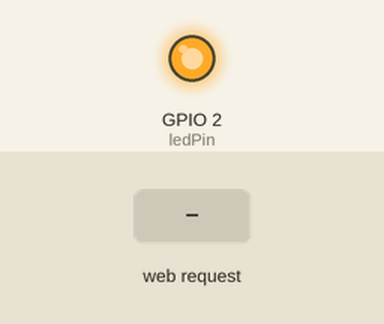
Recording of a sketch running on a simulated ESP8266 (NodeMCU). Parts: output pins drawn as LEDs (lit = HIGH). Inputs (shaded band) come from the test bench. WiFi joins after 1.5 s; servers stay silent unless stated; what the sketch prints to the serial monitor is not drawn.

Above: at 2.7 s.
2.8 s: HTTP request GET /LED=OFF received
At 3.6 s:
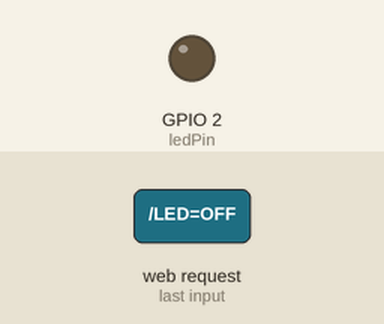
4.3 s: HTTP request GET /LED=ON received
At 4.7 s:
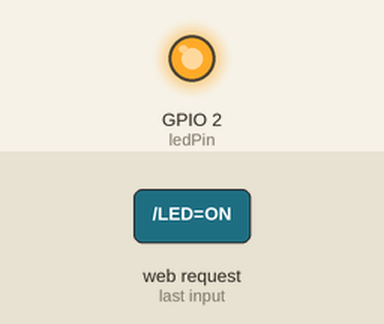
Timing chart, 0 to 7.3 s (numbered marks = the images above; inputs shaded):
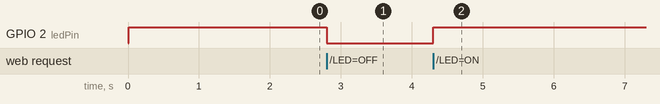

Measured:
- after the input at 2.8 s, GPIO 2 (ledPin): HIGH → LOW at once
- after the input at 4.3 s, GPIO 2 (ledPin): LOW → HIGH at once

The sketch:

sketch_apr16a.ino
```cpp
#include <ESP8266WiFi.h>

const char* ssid = "TP-LINK_home";
const char* password = "vital_uta";

int ledPin = 2; // GPIO2
WiFiServer server(80);

void setup() {
  Serial.begin(115200);
  delay(10);


  pinMode(ledPin, OUTPUT);
  digitalWrite(ledPin, HIGH);

  // Connect to WiFi network
  Serial.println();
  Serial.println();
  Serial.print("Connecting to ");
  Serial.println(ssid);

  WiFi.begin(ssid, password);

  while (WiFi.status() != WL_CONNECTED) {
    delay(500);
    Serial.print(".");
  }
  Serial.println("");
  Serial.println("WiFi connected");

  // Start the server
  server.begin();
  Serial.println("Server started");

  // Print the IP address
  Serial.print("Use this URL to connect: ");
  Serial.print("http://");
  Serial.print(WiFi.localIP());
  Serial.println("/");

}

void loop() {
  // Check if a client has connected
  WiFiClient client = server.available();
  if (!client) {
    return;
  }

  // Wait until the client sends some data
  Serial.println("new client");
  while(!client.available()){
    delay(1);
  }

  // Read the first line of the request
  String request = client.readStringUntil('\r');
  Serial.println(request);
  client.flush();

  // Match the request

  int value = HIGH;
  if (request.indexOf("/LED=ON") != -1) {
    digitalWrite(ledPin, HIGH);
    //analogWrite(ledPin, 1000);
    value = HIGH;
  }
  if (request.indexOf("/LED=OFF") != -1){
    digitalWrite(ledPin, 0);
    value = LOW;
  }

// Set ledPin according to the request
//digitalWrite(ledPin, value);


  // Return the response
  client.println("HTTP/1.1 200 OK");
  client.println("Content-Type: text/html");
  client.println(""); //  do not forget this one
  client.println("<!DOCTYPE HTML>");
  client.println("<html>");

  client.print("Led pin is now: ");

  if(value == HIGH) {
    client.print("On");
  } else {
    client.print("Off");
  }
  client.println("<br><br>");
  client.println("Click <a href=\"/LED=ON\">here</a> turn the LED on pin 2 ON<br>");
  client.println("Click <a href=\"/LED=OFF\">here</a> turn the LED on pin 2 OFF<br>");
  client.println("</html>");

  delay(1);
  Serial.println("Client disonnected");
  Serial.println("");

}
```
